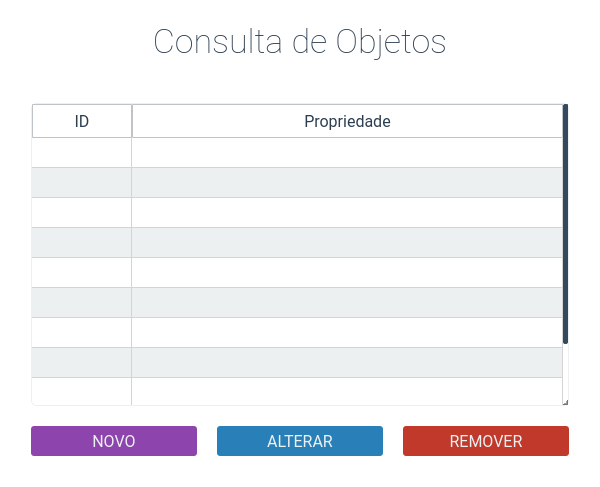
<?xml version="1.0" encoding="UTF-8"?>
<ui version="4.0">
 <class>FormWidget</class>
 <widget class="QWidget" name="FormWidget">
  <property name="geometry">
   <rect>
    <x>0</x>
    <y>0</y>
    <width>600</width>
    <height>487</height>
   </rect>
  </property>
  <property name="styleSheet">
   <string notr="true">/*	QWidget	*/
QWidget{
	color: #2c3e50;
	background-color: #ffffff;
}
/*	QLabel	*/
QLabel{
	font-family: Roboto;
	text-align: center;
	font-size: 16px;
}
QLabel#lblTitle{
	font-family: Roboto;
	font-weight: 100;
	font-size: 34px;
}
QLabel#lblIdentifier{
	color: #ffffff;
}
QLabel#lblStatus{
	font-size: 12px;
	color: #ecf0f1;
}
/*	QLineEdit	*/
QLineEdit{
	height: 32px;
	font-family: Roboto;
	font-size: 16px;
	color: #2c3e50;
	border: 0px;
	border-bottom: 1px solid #bdc3c7;
	selection-background-color: #34495e;
	selection-color: #ffffff;
}
/*	QPushButton	*/
QPushButton{
	font-family: Roboto;
	font-size: 16px;
	font-weight: 300;
	text-align: center;
	color: #ecf0f1;
	border: 0;
	border-radius: 3px;
	background-color: #8e44ad;
}
QPushButton:hover{
	background: #9b59b6;
}
QPushButton#btnCancel{
	background-color: #2c3e50;
}
QPushButton#btnCancel:hover{
	background-color: #34495e;
}
QPushButton#btnEdit{
	font-family: Roboto;
	font-size: 16px;
	font-weight: 300;
	text-align: center;
	color: #ecf0f1;
	border: 0;
	border-radius: 3px;
	background-color: #2980b9;
}
QPushButton#btnEdit:hover{
	background: #3498db;
}
QPushButton#btnRem{
	font-family: Roboto;
	font-size: 16px;
	font-weight: 300;
	text-align: center;
	color: #ecf0f1;
	border: 0;
	border-radius: 3px;
	background-color: #c0392b;
}
QPushButton#btnRem:hover{
	background: #e74c3c;
}
/*	QComboBox	*/
QComboBox{
	height: 32px;
	font-family: Roboto;
	font-size: 16px;
	color: #2c3e50;
	border-radius: 4px;
	border: 1px solid #bdc3c7;
}
QComboBox QAbstractItemView {
	selection-background-color: #2c3e50;
	selection-color: #ffffff;
}
QComboBox::drop-down {
	border: 0;
	border-radius: 4px;
}
QComboBox::down-arrow{   
	image: url(resources/icons/arrows-down.png); 
	width: 14px;
	margin-right: 5px;
}
/*	QDateEdit	*/
QDateEdit{
	height: 32px;
	font-family: Roboto;
	font-size: 16px;
	color: #2c3e50;
	border: 1px solid #bdc3c7;
	border-radius: 5px;
	selection-background-color: #2c3e50;
	selection-color: #ffffff;
}
QDateEdit::drop-down{ border: 0; }
QDateEdit::down-arrow{
	image: url(resources/icons/arrows-down.png); 
	width: 14px;
}
/*	QCalendarWidget	*/
QCalendarWidget {
	font-family: Roboto;
	font-size: 12px;
}
QCalendarWidget QAbstractItemView {
	background-color:#ffffff; 
	selection-background-color: #2c3e50;
	selection-color: #ecf0f1;
}
QCalendarWidget QToolButton {
	border: 0;
	border-radius: 5px;
	icon-size: 20px, 20px;
	image: url(resources/icons/arrows-down.png); 
}
QCalendarWidget QToolButton::menu-arrow {
	width: 14px;
	image: url(resources/icons/arrows-left.png); 
	padding: 20px;
}
QCalendarWidget QToolButton::menu-button {
	width: 14px;
	image: url(resources/icons/arrows-right.png); 
	padding: 20px;
}
QCalendarWidget QToolButton::menu-indicator {
	width: 14px;
	image: url(resources/icons/arrows-down.png); 
	padding: 20px;
}
/*	QSpinBox	*/
QSpinBox::up-button { 
	width: 14px;
	image: url(resources/icons/arrows-up.png); 
}
QSpinBox::down-button { 
	width: 14px;
	image: url(resources/icons/arrows-down.png); 
}
/*	ScrollBar	*/
QScrollBar:vertical{
	width: 5px;
}
QScrollBar::handle:vertical {
	min-height: 10px;
	background-color: #2c3e50;
}
QScrollBar::handle:vertical {
	min-height: 10px;
	background-color: #34495e;
	border: 0;
	border-radius: 2px;
}
/*	QTableWidget	*/
QTableWidget{
	height: 32px;
	font-family: Roboto;
	font-size: 16px;
	border: 1px solid #ecf0f1;
	border-radius: 5px;
	color: #000000;
	background-color: #ffffff;
	alternate-background-color: #ecf0f1;
	selection-background-color: #2c3e50;
}
/*	QHeaderView	*/
QHeaderView::section{
	color: #2c3e50;
	border: 1px solid #bdc3c7;
	border-radius: 1px;
	background-color: #ffffff;
	font-family: Roboto;
	text-align: center;
	font-size:16px;
	height: 32px;
}
/* AboutWidget */
QWidget#AboutWidget QLabel{
	font-family: Roboto;
	font-weight: 100;
	text-align: center;
	font-size: 16px;
}
QWidget#AboutWidget QLabel#lblTitle{
	font-family: Roboto;
	font-weight: 100;
	font-size: 100px;
}
/* QMessageBox */
QMessageBox{
	background-color: #2c3e50;
}
QMessageBox QLabel{
	background-color: #2c3e50;
	color: #ecf0f1;
	font-family: Roboto;
	font-size: 14px;
}
QMessageBox QPushButton{
	border: 0;
	border-radius: 3px;
	background-color: #8e44ad;
	color: #ecf0f1;
    font-family: Roboto;
	font-size: 16px;
	font-weight: 300;
	min-height: 30px;
	min-width: 120px;
}
QMessageBox QPushButton:hover{
	background-color: #9b59b6;
}
QMessageBox QPushButton#btnInformative{
	border: 0;
	border-radius: 3px;
	background-color: #2980b9;
	color: #ecf0f1;
    font-family: Roboto;
	font-size: 16px;
	font-weight: 300;
	min-height: 30px;
	min-width: 120px;
}
QMessageBox QPushButton#btnInformative:hover{
	background-color: #3498db;
}
QMessageBox QPushButton#btnWarning{
	border: 0;
	border-radius: 3px;
	background-color: #c0392b;
	color: #ecf0f1;
    font-family: Roboto;
	font-size: 16px;
	font-weight: 300;
	min-height: 30px;
	min-width: 120px;
}
QMessageBox QPushButton#btnWarning :hover{
	background-color: #e74c3c;
}</string>
  </property>
  <layout class="QVBoxLayout" name="verticalLayout">
   <item>
    <widget class="QLabel" name="lblTitle">
     <property name="sizePolicy">
      <sizepolicy hsizetype="Preferred" vsizetype="Fixed">
       <horstretch>0</horstretch>
       <verstretch>0</verstretch>
      </sizepolicy>
     </property>
     <property name="minimumSize">
      <size>
       <width>0</width>
       <height>60</height>
      </size>
     </property>
     <property name="text">
      <string>Consulta de Objetos</string>
     </property>
     <property name="alignment">
      <set>Qt::AlignCenter</set>
     </property>
    </widget>
   </item>
   <item>
    <layout class="QHBoxLayout" name="hlStatus">
     <item>
      <spacer name="hsLeft">
       <property name="orientation">
        <enum>Qt::Horizontal</enum>
       </property>
       <property name="sizeHint" stdset="0">
        <size>
         <width>0</width>
         <height>0</height>
        </size>
       </property>
      </spacer>
     </item>
     <item>
      <widget class="QLabel" name="lblStatus">
       <property name="sizePolicy">
        <sizepolicy hsizetype="Fixed" vsizetype="Preferred">
         <horstretch>0</horstretch>
         <verstretch>0</verstretch>
        </sizepolicy>
       </property>
       <property name="minimumSize">
        <size>
         <width>300</width>
         <height>20</height>
        </size>
       </property>
       <property name="text">
        <string/>
       </property>
       <property name="alignment">
        <set>Qt::AlignCenter</set>
       </property>
      </widget>
     </item>
     <item>
      <spacer name="hsRight">
       <property name="orientation">
        <enum>Qt::Horizontal</enum>
       </property>
       <property name="sizeHint" stdset="0">
        <size>
         <width>0</width>
         <height>0</height>
        </size>
       </property>
      </spacer>
     </item>
    </layout>
   </item>
   <item>
    <layout class="QVBoxLayout" name="vlContent">
     <property name="spacing">
      <number>0</number>
     </property>
     <property name="leftMargin">
      <number>20</number>
     </property>
     <property name="topMargin">
      <number>0</number>
     </property>
     <property name="rightMargin">
      <number>20</number>
     </property>
     <property name="bottomMargin">
      <number>20</number>
     </property>
     <item>
      <widget class="QTableWidget" name="tableWidget">
       <property name="contextMenuPolicy">
        <enum>Qt::NoContextMenu</enum>
       </property>
       <property name="verticalScrollBarPolicy">
        <enum>Qt::ScrollBarAlwaysOn</enum>
       </property>
       <property name="horizontalScrollBarPolicy">
        <enum>Qt::ScrollBarAlwaysOff</enum>
       </property>
       <property name="sizeAdjustPolicy">
        <enum>QAbstractScrollArea::AdjustToContentsOnFirstShow</enum>
       </property>
       <property name="autoScroll">
        <bool>true</bool>
       </property>
       <property name="editTriggers">
        <set>QAbstractItemView::NoEditTriggers</set>
       </property>
       <property name="dragDropOverwriteMode">
        <bool>false</bool>
       </property>
       <property name="alternatingRowColors">
        <bool>true</bool>
       </property>
       <property name="selectionMode">
        <enum>QAbstractItemView::SingleSelection</enum>
       </property>
       <property name="selectionBehavior">
        <enum>QAbstractItemView::SelectRows</enum>
       </property>
       <property name="rowCount">
        <number>10</number>
       </property>
       <attribute name="horizontalHeaderStretchLastSection">
        <bool>true</bool>
       </attribute>
       <attribute name="verticalHeaderVisible">
        <bool>false</bool>
       </attribute>
       <attribute name="verticalHeaderMinimumSectionSize">
        <number>30</number>
       </attribute>
       <attribute name="verticalHeaderShowSortIndicator" stdset="0">
        <bool>true</bool>
       </attribute>
       <row/>
       <row/>
       <row/>
       <row/>
       <row/>
       <row/>
       <row/>
       <row/>
       <row/>
       <row/>
       <column>
        <property name="text">
         <string>ID</string>
        </property>
       </column>
       <column>
        <property name="text">
         <string>Propriedade</string>
        </property>
       </column>
      </widget>
     </item>
     <item>
      <spacer name="vsBottom">
       <property name="orientation">
        <enum>Qt::Vertical</enum>
       </property>
       <property name="sizeType">
        <enum>QSizePolicy::Minimum</enum>
       </property>
       <property name="sizeHint" stdset="0">
        <size>
         <width>20</width>
         <height>20</height>
        </size>
       </property>
      </spacer>
     </item>
     <item>
      <layout class="QHBoxLayout" name="hlButtons">
       <property name="spacing">
        <number>20</number>
       </property>
       <item>
        <widget class="QPushButton" name="btnNew">
         <property name="sizePolicy">
          <sizepolicy hsizetype="Minimum" vsizetype="Fixed">
           <horstretch>0</horstretch>
           <verstretch>0</verstretch>
          </sizepolicy>
         </property>
         <property name="minimumSize">
          <size>
           <width>0</width>
           <height>30</height>
          </size>
         </property>
         <property name="maximumSize">
          <size>
           <width>500</width>
           <height>30</height>
          </size>
         </property>
         <property name="text">
          <string>NOVO</string>
         </property>
        </widget>
       </item>
       <item>
        <widget class="QPushButton" name="btnEdit">
         <property name="sizePolicy">
          <sizepolicy hsizetype="Minimum" vsizetype="Fixed">
           <horstretch>0</horstretch>
           <verstretch>0</verstretch>
          </sizepolicy>
         </property>
         <property name="minimumSize">
          <size>
           <width>0</width>
           <height>30</height>
          </size>
         </property>
         <property name="maximumSize">
          <size>
           <width>500</width>
           <height>30</height>
          </size>
         </property>
         <property name="text">
          <string>ALTERAR</string>
         </property>
        </widget>
       </item>
       <item>
        <widget class="QPushButton" name="btnRem">
         <property name="sizePolicy">
          <sizepolicy hsizetype="Minimum" vsizetype="Fixed">
           <horstretch>0</horstretch>
           <verstretch>0</verstretch>
          </sizepolicy>
         </property>
         <property name="minimumSize">
          <size>
           <width>0</width>
           <height>30</height>
          </size>
         </property>
         <property name="maximumSize">
          <size>
           <width>500</width>
           <height>30</height>
          </size>
         </property>
         <property name="text">
          <string>REMOVER</string>
         </property>
        </widget>
       </item>
      </layout>
     </item>
     <item>
      <widget class="QFrame" name="frmContent">
       <layout class="QVBoxLayout" name="verticalLayout_2">
        <property name="spacing">
         <number>20</number>
        </property>
        <property name="leftMargin">
         <number>20</number>
        </property>
        <property name="topMargin">
         <number>0</number>
        </property>
        <property name="rightMargin">
         <number>20</number>
        </property>
        <property name="bottomMargin">
         <number>0</number>
        </property>
       </layout>
      </widget>
     </item>
    </layout>
   </item>
  </layout>
 </widget>
 <resources/>
 <connections/>
</ui>
